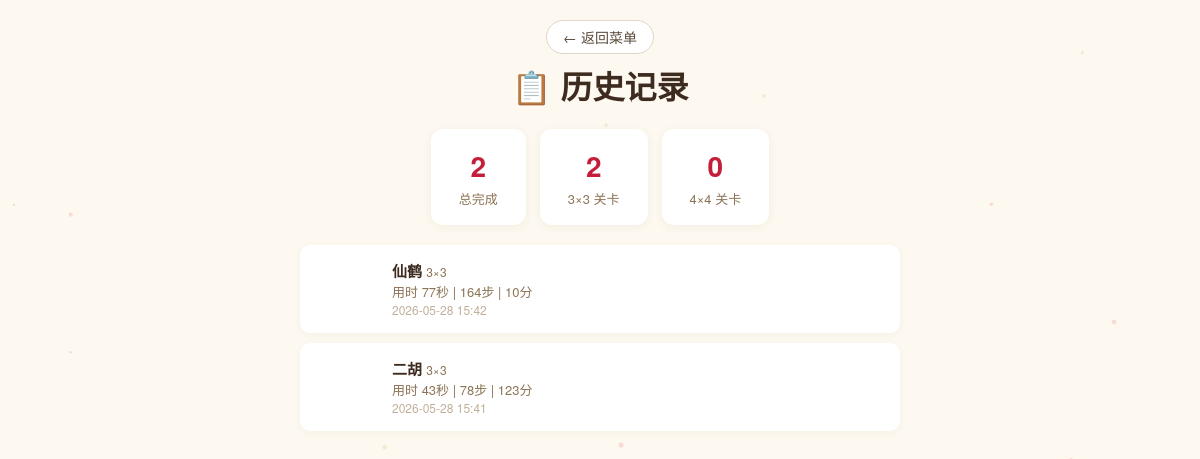
Page /history/ (signed in) on the committed database.
### mainsite/models.py (models this page shows)
class GameRecord(models.Model):
    user = models.ForeignKey(User, on_delete=models.CASCADE, related_name='records')
    theme_id = models.CharField(max_length=50)
    theme_name = models.CharField(max_length=50)
    subtopic_id = models.CharField(max_length=50)
    subtopic_name = models.CharField(max_length=50)
    difficulty = models.IntegerField()
    time_spent = models.IntegerField()
    moves = models.IntegerField()
    hints_used = models.IntegerField(default=0)
    score = models.IntegerField()
    completed_at = models.DateTimeField(auto_now_add=True)
    class Meta:
        ordering = ['-completed_at']

### mainsite/views.py (the view)
# urls.py: path('history/', views.history, name='history'),
@login_required
def history(request):
    base = GameRecord.objects.filter(user=request.user)
    records = base.order_by('-completed_at')[:60]
    total = base.count()
    total_3 = base.filter(difficulty=3).count()
    total_4 = base.filter(difficulty=4).count()
    return render(request, 'mainsite/history.html', {
        'records': records,
        'total': total,
        'total_3': total_3,
        'total_4': total_4,
    })

### templates/mainsite/history.html (shortened to what this page needs)
{% extends 'mainsite/base.html' %}
{% block content %}
<div id="history-screen" class="screen active">
  <div class="page-header">
    <a href="{% url 'menu' %}" class="back-btn">← 返回菜单</a>
    <h1>📋 历史记录</h1>
  </div>
  <div class="history-summary">
    <div class="summary-card"><span class="summary-num">{{ total }}</span><span class="summary-label">总完成</span></div>
    <div class="summary-card"><span class="summary-num">{{ total_3 }}</span><span class="summary-label">3×3 关卡</span></div>
    <div class="summary-card"><span class="summary-num">{{ total_4 }}</span><span class="summary-label">4×4 关卡</span></div>
  </div>
  <div class="records-list">
    {% for r in records %}
    <div class="record-card">
      <canvas class="record-thumb" data-theme="{{ r.theme_id }}" width="60" height="60"></canvas>
      <div class="record-info">
        <div class="record-title">{{ r.subtopic_name }} <span class="diff-tag">{{ r.difficulty }}×{{ r.difficulty }}</span></div>
        <div class="record-meta">用时 {{ r.time_spent }}秒 | {{ r.moves }}步 | {{ r.score }}分</div>
        <div class="record-date">{{ r.completed_at|date:"Y-m-d H:i" }}</div>
      </div>
    </div>
    {% empty %}
    <p class="empty-msg">还没有完成记录，开始你的第一次挑战吧！</p>
    {% endfor %}
  </div>
</div>
{% endblock %}

### templates/mainsite/base.html (shortened to what this page needs)
<!DOCTYPE html>
<html lang="zh-CN">
<head>
  {% load static %}
  <link rel="stylesheet" href="{% static 'css/style.css' %}">
</head>
<body>
  <div id="app">{% block content %}{% endblock %}</div>
</body>
</html>

### static/css/style.css (style rules this page uses)
.screen { display:none }
.screen.active { display:block }
.back-btn { display:inline-block;padding:6px 16px;background:#fff;border:1px solid #e0d5c7;border-radius:20px;text-decoration:none;color:#5a4a3a;font-size:14px;transition:all .2s }
.diff-tag { font-size:12px;color:#8b7355;font-weight:400 }
.page-header { text-align:center;padding:20px }
.page-header h1 { margin-top:8px;color:#3d2b1f }
.history-summary { display:flex;gap:14px;justify-content:center;margin-bottom:20px;flex-wrap:wrap }
.summary-card { background:#fff;border-radius:12px;padding:16px 28px;text-align:center;box-shadow:0 2px 10px rgba(61,43,31,.06) }
.summary-num { display:block;font-size:28px;font-weight:700;color:#c41e3a }
.summary-label { font-size:13px;color:#8b7355 }
.records-list { max-width:600px;margin:0 auto;display:flex;flex-direction:column;gap:10px }
.record-card { background:#fff;border-radius:10px;padding:14px 18px;display:flex;align-items:center;gap:14px;box-shadow:0 2px 8px rgba(61,43,31,.04) }
.record-thumb { border-radius:6px;flex-shrink:0 }
.record-title { font-weight:700;font-size:15px }
.record-meta { font-size:13px;color:#8b7355 }
.record-date { font-size:12px;color:#c0b09a }

### templates/mainsite/base.html (style rules this page uses)
*,*::before,*::after { margin:0;padding:0;box-sizing:border-box }
body { font-family:"Microsoft YaHei","PingFang SC","Helvetica Neue",sans-serif;background:#fef9f0;color:#3d2b1f;min-height:100vh;overflow-x:hidden }
#app { position:relative;z-index:1;min-height:100vh }

### rows in the picture
GameRecord: subtopic_name "仙鹤", difficulty "3", time_spent "77", moves "164", score "10", completed_at "2026-05-28 15:42"
GameRecord: subtopic_name "二胡", difficulty "3", time_spent "43", moves "78", score "123", completed_at "2026-05-28 15:41"

### other values in the picture
{{ total }} "2"
{{ total_3 }} "2"
{{ total_4 }} "0"
